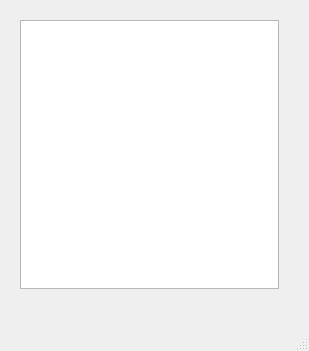
<?xml version="1.0" encoding="UTF-8"?>
<ui version="4.0">
 <class>MainWindow</class>
 <widget class="QMainWindow" name="MainWindow">
  <property name="geometry">
   <rect>
    <x>0</x>
    <y>0</y>
    <width>309</width>
    <height>351</height>
   </rect>
  </property>
  <property name="windowTitle">
   <string>MainWindow</string>
  </property>
  <widget class="QWidget" name="centralwidget">
   <widget class="QListView" name="conversationsList">
    <property name="geometry">
     <rect>
      <x>20</x>
      <y>20</y>
      <width>259</width>
      <height>269</height>
     </rect>
    </property>
   </widget>
  </widget>
  <widget class="QMenuBar" name="menubar">
   <property name="geometry">
    <rect>
     <x>0</x>
     <y>0</y>
     <width>309</width>
     <height>20</height>
    </rect>
   </property>
  </widget>
  <widget class="QStatusBar" name="statusbar"/>
 </widget>
 <resources/>
 <connections/>
</ui>
